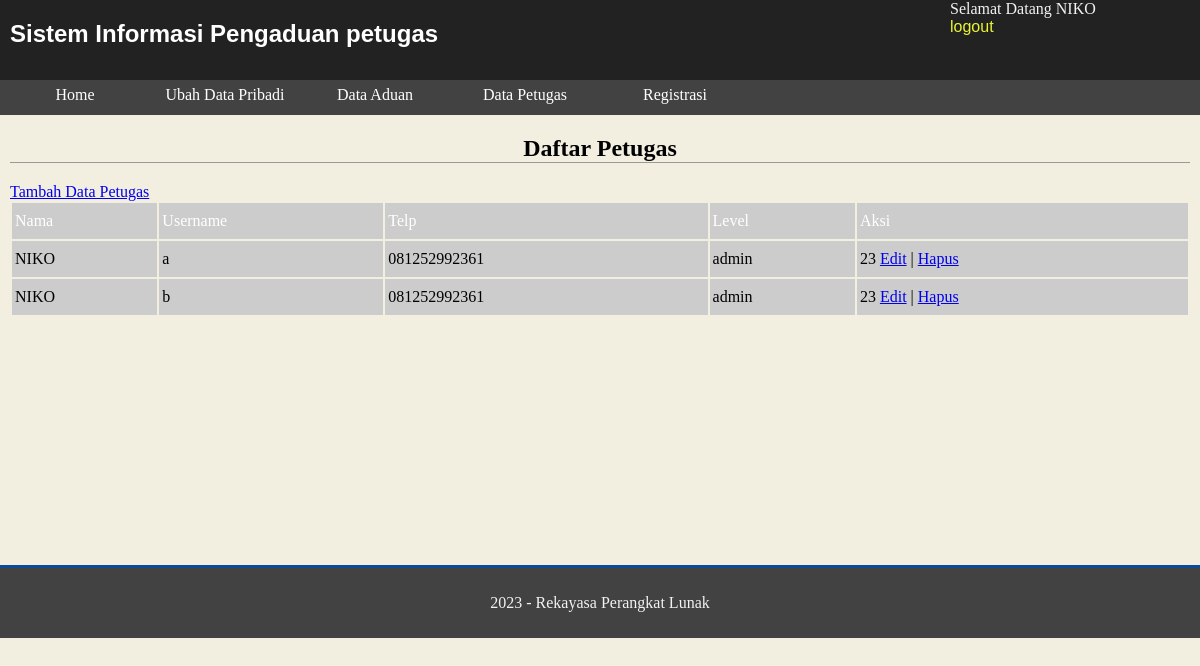
/petugas/petugas.php (signed in), run on the app's committed database.
### tables this page shows
CREATE TABLE `petugas` (
  `id_petugas` int(11) NOT NULL,
  `nama_petugas` varchar(35) NOT NULL,
  `username` varchar(25) NOT NULL,
  `password` varchar(32) NOT NULL,
  `no_telp` varchar(15) NOT NULL,
  `level` enum('admin','petugas') NOT NULL
);

### petugas/petugas.php (the view, shortened to what this page needs)
<?php
include "../inc/koneksi.php";
$kueri_identitas = mysqli_query($konek, "SELECT * FROM petugas WHERE id_petugas =
'" . $_SESSION['ses_idpetugas'] . "'");
$data_identitas = mysqli_fetch_array($kueri_identitas);
?>
<!DOCTYPE html>
<html>
<head>
    <link rel="stylesheet" type="text/css" href="stylepetugas.css">
</head>
<body>
    <header>
        <h1>Sistem Informasi Pengaduan petugas</h1>
        <div class="identitas">Selamat Datang
            <?php echo $data_identitas[1]; ?><br>
            <a href="aksipetugas.php?a=logout">logout</a>
        </div>
    </header>
    <nav>
        <?php
        include("menu.php");
        ?>
    </nav>
    <div class="container">
        <div class="content">
            <h2>Daftar Petugas</h2>
            <a href="tambahpetugas.php">Tambah Data Petugas</a>
            <table width="100%">
                <tr>
                    <td class="headertabel">Nama</td>
                    <td class="headertabel">Username</td>
                    <td class="headertabel">Telp</td>
                    <td class="headertabel">Level</td>
                    <td class="headertabel">Aksi</td>
                </tr>
                <?php
                $kueri_petugas = mysqli_query($konek, "SELECT * FROM petugas ");
                while ($data_petugas = mysqli_fetch_array($kueri_petugas)) {
                    echo "<tr>
 <td>" . $data_petugas[1] . "</td><td>" . $data_petugas[2] . "</td><td>" . $data_petugas[4] . "</td>
<td>" . $data_petugas[5] . "</td>
 <td>
23
 <a href='editpetugas.php?id=" . $data_petugas[0] . "'>Edit</a> |
 <a
href='aksipetugas.php?a=hapuspetugas&id=" . $data_petugas[0] . "'>Hapus</a>
 </td></tr>";
                }
                ?>
            </table>
        </div>
    </div>
    <footer>
        <p>2023 - Rekayasa Perangkat Lunak</p>
    </footer>
</body>
</html>

### petugas/stylepetugas.css (style rules this page uses)
body { margin: 0; padding: 0; background: #F3EFE0; }
header { margin: 0; padding: 0; background: #222222; display: block; height: 80px; color: #f2f2f2; }
header h1 { margin: 0; padding: 20px 10px 10px 10px; font-size: 24px; font-family: Arial,Helvetica; width: 600px; float: left; color: #fff; }
nav { background: #434242; width: 100%; height: 35px; display: block; }
.container { width: 100%; clear: both; float: left; min-height: 450px; }
.content { margin: 10px; display: block; }
.content td { background: #ccc; height: 30px; padding: 3px; }
footer { clear: both; display: block; background: #434242; border-top: solid 3px #0c4b98; color: #f2f2f2; height: 50px; text-align: center; padding: 10px; }
h2 { text-align: center; border-bottom: solid 1px #999; }
.identitas { width: 250px; height: 100px; display: block; float: right; }
.identitas a, .identitas a:link, .identitas a:visited, .identitas a:active { text-decoration: none; color: #e9f531; font-size: 16px; font-family: Arial,Helvetica; }
.headertabel { height: 30px; padding-left: 10px; background: #22A39F; color: #fff; }

### data on the page
petugas: nama_petugas "NIKO", username "b", no_telp "081252992361", level "admin"
petugas: nama_petugas "NIKO", username "a", no_telp "081252992361", level "admin"
